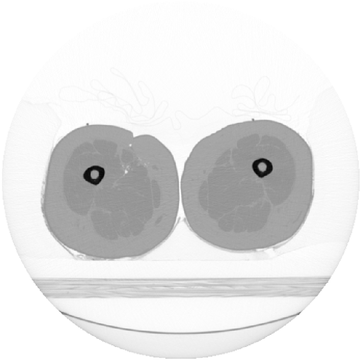
#> input picture pr-preview/pr-2/notebooks_for_dev/ct_slice_730_upper_legs.png, 360 x 360 px
$ jupyter execute Generate_pre_rendered_images_json.ipynb   (shell and % lines are left out)
#> lines starting #> are read from the running program, lines starting #| are printed output that depends on the picture
[cell 1]
import matplotlib.pyplot as plt
import numpy as np
from PIL import Image
from skimage.color import rgb2gray, rgba2rgb
from skimage.transform import iradon, radon
import json
from json import JSONEncoder
from pathlib import Path

class NumpyArrayEncoder(JSONEncoder):
    def default(self, obj):
        if isinstance(obj, np.ndarray):
            return obj.tolist()
        return JSONEncoder.default(self, obj)


def show(img, cmap="gray"):
    plt.imshow(img, cmap)
    plt.axis("off")

[cell 2]
name = "ct_slice_730_upper_legs.png"
# name = "ct_slice_1342_breast.png"
# name = "ct_slice_1542_teeth.png"

image_data = Image.open(name)
#> image_data is the input picture: PIL image 360x360 RGBA; mean R, G, B, A 227.1, 227.1, 227.1, 255
image_data = np.array(image_data.convert("RGBA"))
image = rgb2gray(1 - rgba2rgb(image_data))
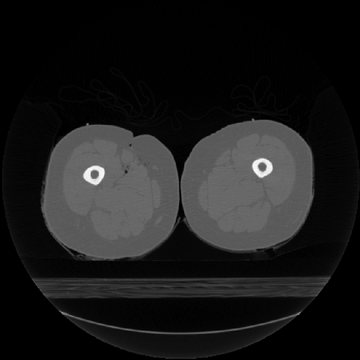
#> image: shape (360, 360) float64; min 0, max 1, mean 0.109
image.min(), image.max()
#> Out = (0, 1)

# Continuous

[cell 3]
theta = np.linspace(0.0 + 90, 180.0 + 90, max(image.shape), endpoint=False)
#> theta = 360 values from 90 to 269.5
sinogram = radon(image, theta=theta)
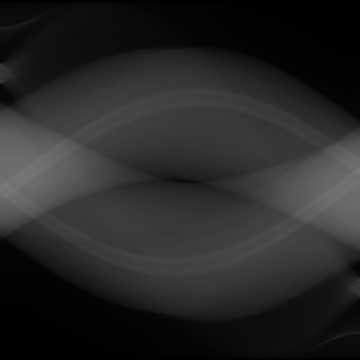
#> sinogram: shape (360, 360) float64; min 0, max 122.5, mean 39.4
plt.imshow(-iradon(sinogram, theta=theta, filter_name="shepp-logan"), cmap="gray")
plt.axis("off")
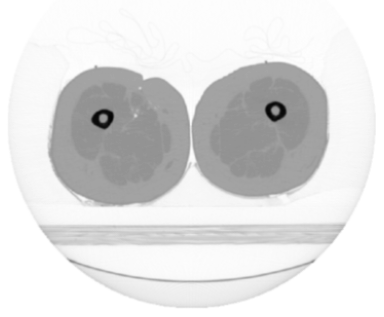
#> figure drawn by matplotlib, 1 panel

[cell 4]
imgs = []
for i in range(0, 20):
    fromangle = 18 * i
    toangle = 18 * i + 18
    thetaX = theta[fromangle:toangle]
    sinogramX = sinogram[:, fromangle:toangle]
    filtered_imX = iradon(sinogramX, theta=thetaX, filter_name="shepp-logan")
    imgs.append(-filtered_imX)
#> this loop made 20 passes
#> pass 3, `filtered_imX = iradon(sinogramX, theta=thetaX, filter_name="shepp-loga..`:
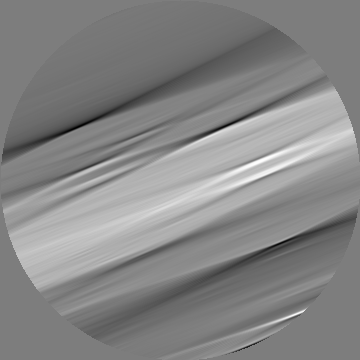
#> filtered_imX: shape (360, 360) float64; min -1.68, max 1.72, mean 0.109; drawn with min black and max white
#> after the loop, imgs = 20 items


img_final = imgs[0] * 0
#> img_final: shape (360, 360) float64; every value is 0

for im in imgs:
    img_final += im

plt.imshow(img_final, cmap="gray")
#plt.imshow(np.clip((img_final) / 20, -1, 0), cmap="gray")
plt.axis("off")

[cell 5]
# prepare json

json_datastack = []
for d in imgs:
    data = np.around(d, decimals=2)
    json_datastack.append(data)
#> this loop made 20 passes
#> pass 3, `data = np.around(d, decimals=2)`:
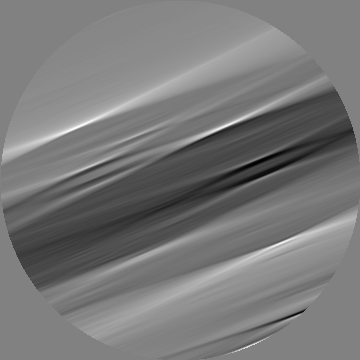
#> data: shape (360, 360) float64; min -1.72, max 1.68, mean -0.109; drawn with min black and max white
#> after the loop, json_datastack = 20 items

keys = []
for i in range(0, len(imgs)):
    keys.append(f"img_{i+1:0>3}")
#> after the loop, keys = ['img_001', 'img_002', 'img_003', 'img_004', 'img_005', 'img_006', 'img_007', 'img_008', 'img_009', 'img_010', 'img_011', 'img_012', 'img_013', 'img_014', 'img_015', 'img_016', 'img_017', 'img_018', 'img_019', 'img_020']

json_content = {}
json_content["parameter_for_display"] = {"zoom":70 , "canvas_size": (360,360)}
json_content["imgs"] = dict(zip(keys, json_datastack))
# save json


with Path(f"../{name[:-4]}_continuous.json").open("w") as jsonFile:
    json.dump(
        json_content,
        jsonFile,
        indent=0,
        sort_keys=False,
        cls=NumpyArrayEncoder,
    )

json_content

## Discrete

[cell 6]
imgs = []
for i in range(0, 20):
    fromangle = 18 * i
    toangle = 18 * i + 1
    thetaX = theta[fromangle:toangle]
    sinogramX = sinogram[:, fromangle:toangle]
    filtered_imX = iradon(sinogramX, theta=thetaX, filter_name="shepp-logan")
    imgs.append(-filtered_imX)
#> this loop made 20 passes
#> pass 1, `filtered_imX = iradon(sinogramX, theta=thetaX, filter_name="shepp-loga..`:
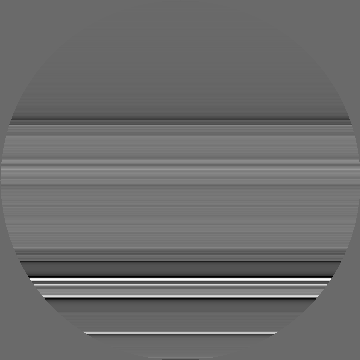
#> filtered_imX: shape (360, 360) float64; min -6.24, max 8.66, mean 0.109; drawn with min black and max white


img_final = imgs[0] * 0
#> img_final: shape (360, 360) float64; every value is 0

for im in imgs:
    img_final += im
#> this loop made 20 passes
#> pass 1, `img_final += im`:
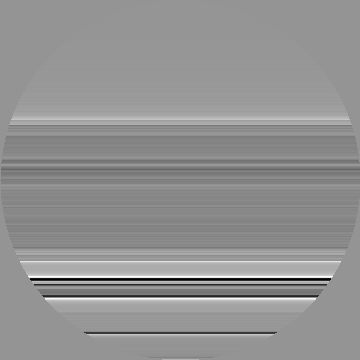
#> img_final: shape (360, 360) float64; min -8.66, max 6.24, mean -0.109; drawn with min black and max white
#> after the loop:
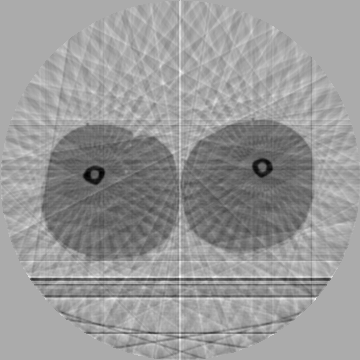
#> img_final: shape (360, 360) float64; min -21.09, max 10.3, mean -2.19; drawn with min black and max white

#plt.imshow(img_final, cmap="gray")
plt.imshow(np.clip((img_final) / 20, -1, 0), cmap="gray")
plt.axis("off")
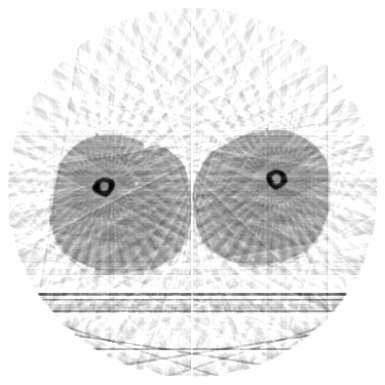
#> figure drawn by matplotlib, 1 panel

[cell 7]
# prepare json

json_datastack = []
for d in imgs:
    data = np.around(d, decimals=2)
    json_datastack.append(data)
#> this loop made 20 passes
#> pass 3, `data = np.around(d, decimals=2)`:
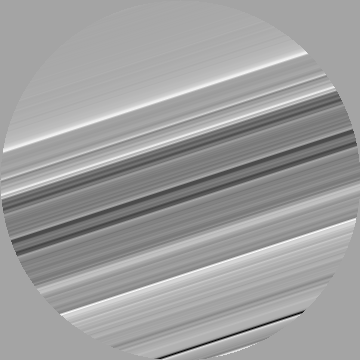
#> data: shape (360, 360) float64; min -3.14, max 1.74, mean -0.109; drawn with min black and max white

keys = []
for i in range(0, len(imgs)):
    keys.append(f"img_{i+1:0>3}")

json_content = {}
json_content["parameter_for_display"] = {"zoom":70 , "canvas_size": (360,360)}
json_content["imgs"] = dict(zip(keys, json_datastack))
# save json


with Path("legs_discrete.json").open("w") as jsonFile:
    json.dump(
        json_content,
        jsonFile,
        indent=0,
        sort_keys=False,
        cls=NumpyArrayEncoder,
    )
json_content

$ run again, with pr-preview/pr-2/notebooks_for_dev/ct_slice_1342_breast.png copied over pr-preview/pr-2/notebooks_for_dev/ct_slice_730_upper_legs.png
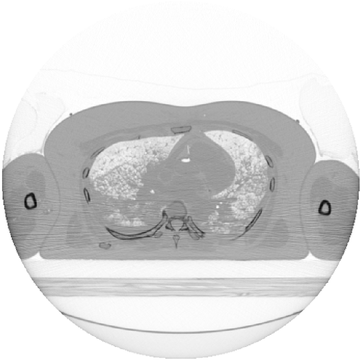
#> input picture pr-preview/pr-2/notebooks_for_dev/ct_slice_1342_breast.png, 360 x 360 px
#> image_data is the input picture: PIL image 360x360 RGBA; mean R, G, B, A 216.1, 216.1, 216.1, 255
#> `image = rgb2gray(1 - rgba2rgb(image_data))`:
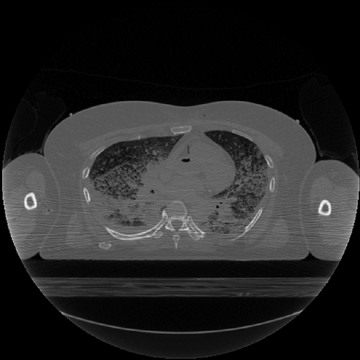
#> image: shape (360, 360) float64; min 0, max 0.98, mean 0.153
#> Out = (0, 0.98)
#> after the loop `for i in range(0, 20):`: imgs = 20 items
#> the loop `for im in imgs:` made 20 passes
#> the loop `for d in imgs:` made 20 passes
#> the loop `for i in range(0, len(imgs)):` made 20 passes
#> after the loop `for i in range(0, len(imgs)):`: keys = ['img_001', 'img_002', 'img_003', 'img_004', 'img_005', 'img_006', 'img_007', 'img_008', 'img_009', 'img_010', 'img_011', 'img_012', 'img_013', 'img_014', 'img_015', 'img_016', 'img_017', 'img_018', 'img_019', 'img_020']
#> the loop `for d in imgs:` made 20 passes
#> pass 3, `data = np.around(d, decimals=2)`:
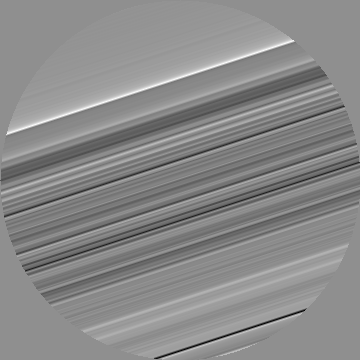
#> data: shape (360, 360) float64; min -3.96, max 3.09, mean -0.152; drawn with min black and max white

$ run again, with pr-preview/pr-2/notebooks_for_dev/ct_slice_1542_teeth.png copied over pr-preview/pr-2/notebooks_for_dev/ct_slice_730_upper_legs.png
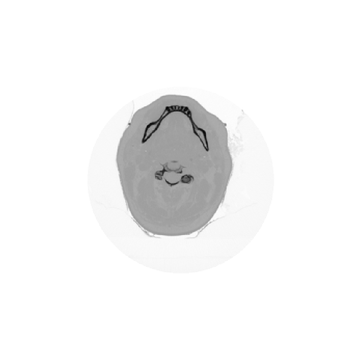
#> input picture pr-preview/pr-2/notebooks_for_dev/ct_slice_1542_teeth.png, 360 x 360 px
#> image_data is the input picture: PIL image 360x360 RGBA; mean R, G, B, A 244.4, 244.4, 244.4, 255
#> Out = (0, 0.992)
#> after the loop `for i in range(0, 20):`: imgs = 20 items
#> the loop `for im in imgs:` made 20 passes
#> the loop `for d in imgs:` made 20 passes
#> the loop `for i in range(0, len(imgs)):` made 20 passes
#> after the loop `for i in range(0, len(imgs)):`: keys = ['img_001', 'img_002', 'img_003', 'img_004', 'img_005', 'img_006', 'img_007', 'img_008', 'img_009', 'img_010', 'img_011', 'img_012', 'img_013', 'img_014', 'img_015', 'img_016', 'img_017', 'img_018', 'img_019', 'img_020']
#> the loop `for d in imgs:` made 20 passes
#> pass 3, `data = np.around(d, decimals=2)`:
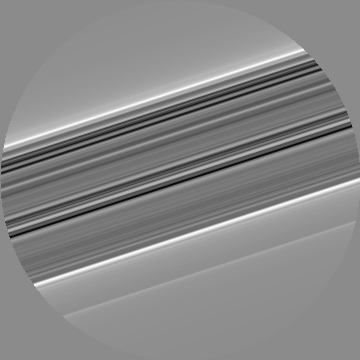
#> data: shape (360, 360) float64; min -1.72, max 1.43, mean -0.0417; drawn with min black and max white
